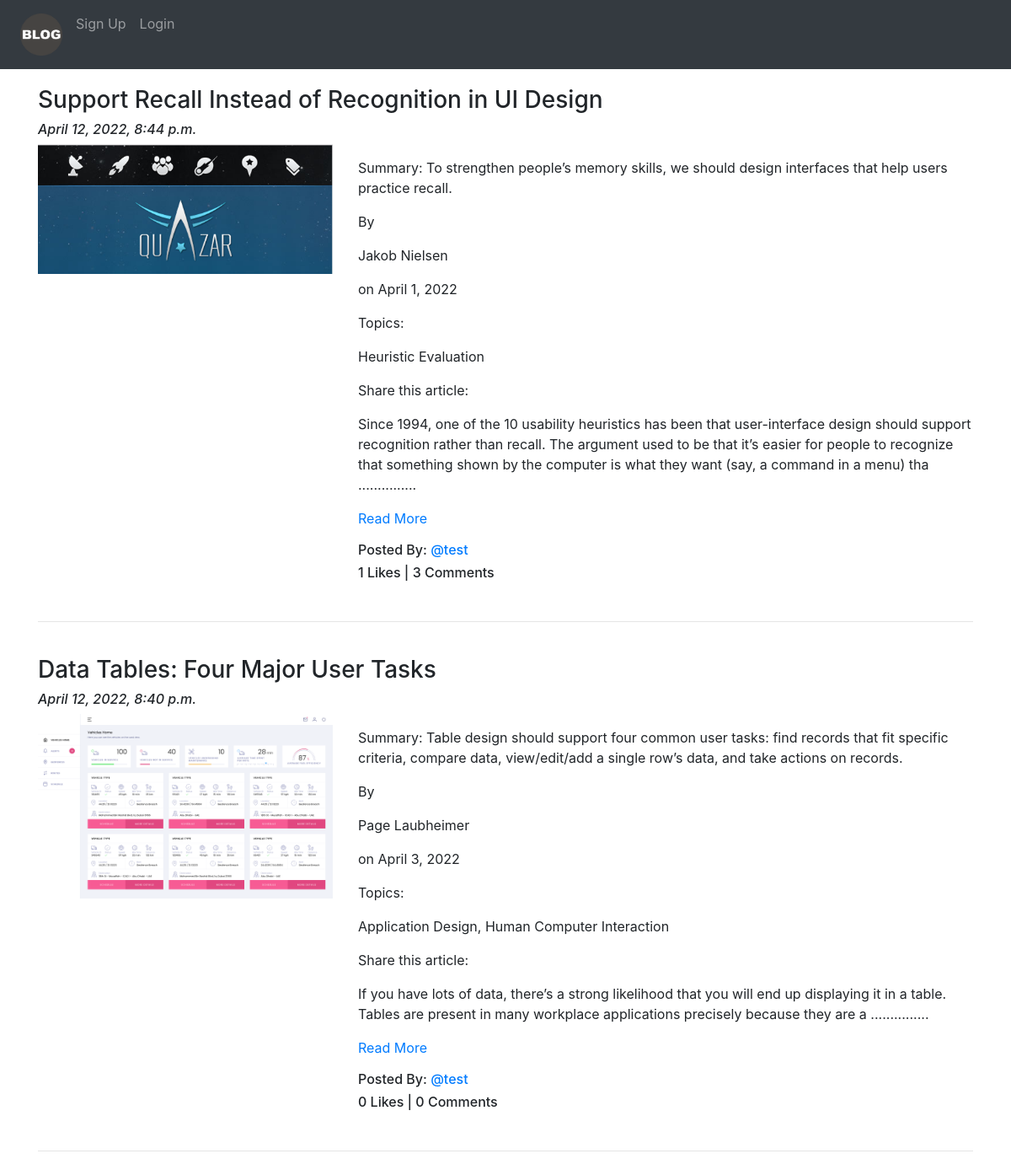
Screenshot of /blog/ with the database file from the repository.
### App_Blog/models.py (models this page shows, shortened)
class Blog(models.Model):
    author = models.ForeignKey(User, on_delete=models.CASCADE, related_name='post_author')
    blog_title = models.CharField(max_length=264, verbose_name='Put a Title')
    slug = models.SlugField(max_length=264, unique=True)
    blog_content = models.TextField(verbose_name='What is on your mind?')
    blog_image = models.ImageField(upload_to='blog_images', verbose_name='Image')
    publish_date = models.DateTimeField(auto_now_add=True)
    update_date = models.DateTimeField(auto_now=True)
    class Meta:
        ordering = ['-publish_date',]

### App_Blog/views.py (the view)
# urls.py: path('', views.BlogList.as_view(), name='blog_list'),
class BlogList(ListView):
    context_object_name = 'blogs'
    model = Blog
    template_name = 'App_Blog/blog_list.html'

### App_Blog/templatetags/custom_filters.py (called while the page is built)
def range_filter(value):
    return value[0:502] + ' ...............'

### templates/App_Blog/blog_list.html (shortened to what this page needs)
{% extends 'base.html' %}
{% load custom_filters %}
{%  block body_block %}
{% for blog in blogs %}
<h3>{{ blog.blog_title }}</h3>
<h6><i>{{ blog.publish_date }}</i></h6>
<div class="row">
  <div class="col-sm-4">
    <img src="/media/{{blog.blog_image}}" alt="{{blog.blog_title}}" title="{{blog.blog_title}}" width="100%">
  </div>
  <div class="col-sm-8">
    <p>{{blog.blog_content|range_filter|linebreaks}} <a href="{% url 'App_Blog:blog_details' slug=blog.slug %}">Read More</a></p>
    <h6>Posted By: <a href="#">@{{ blog.author }}</a><h6>
    <h6>{{ blog.liked_blog.count}} Likes | {{ blog.blog_comment.count}} Comments</h6>
  </div>
</div>
<br>
<hr>
<br>
{% endfor %}
{% endblock %}

### rows the page displays
Blog: blog_title "Support Recall Instead of Recognition in UI Design", publish_date "April 12, 2022, 8:44 p.m.", blog_image (picture), blog_content|range_filter "Summary: To strengthen people’s memory skills, we should design interfaces that help users practice recall. By Jakob Nielsen on April 1, 2022 Topics: Heuristic Evaluation Share this article: Since 1994, one of the 10 usability heuristics has been that user-interface design should support recognition rather than recall. The argument used to be that it’s easier for people to recognize that something shown by the computer is what they want (say, a command in a menu) tha ...............", author "test", liked_blog.count "1", blog_comment.count "3"
Blog: blog_title "Data Tables: Four Major User Tasks", publish_date "April 12, 2022, 8:40 p.m.", blog_image (picture), blog_content|range_filter "Summary: Table design should support four common user tasks: find records that fit specific criteria, compare data, view/edit/add a single row’s data, and take actions on records. By Page Laubheimer on April 3, 2022 Topics: Application Design, Human Computer Interaction Share this article: If you have lots of data, there’s a strong likelihood that you will end up displaying it in a table. Tables are present in many workplace applications precisely because they are a ...............", author "test", liked_blog.count "0", blog_comment.count "0"
